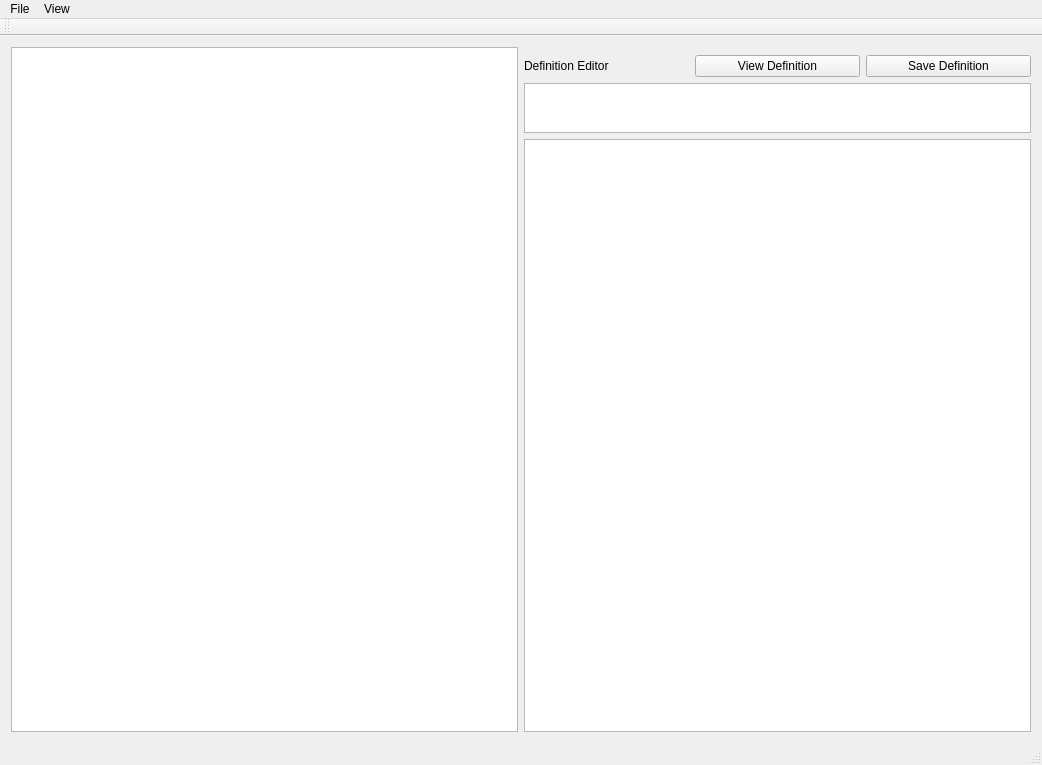
<?xml version="1.0" encoding="UTF-8"?>
<ui version="4.0">
 <class>MainWindow</class>
 <widget class="QMainWindow" name="MainWindow">
  <property name="geometry">
   <rect>
    <x>0</x>
    <y>0</y>
    <width>1042</width>
    <height>765</height>
   </rect>
  </property>
  <property name="windowTitle">
   <string>MainWindow</string>
  </property>
  <widget class="QWidget" name="centralWidget">
   <layout class="QGridLayout" name="gridLayout">
    <item row="0" column="0">
     <layout class="QHBoxLayout" name="horizontalLayout">
      <item>
       <widget class="QTextEdit" name="lessonTextBox"/>
      </item>
      <item>
       <layout class="QVBoxLayout" name="verticalLayout_7">
        <item>
         <layout class="QHBoxLayout" name="horizontalLayout_2">
          <property name="topMargin">
           <number>8</number>
          </property>
          <item>
           <widget class="QLabel" name="editorLabel">
            <property name="text">
             <string>Definition Editor</string>
            </property>
           </widget>
          </item>
          <item>
           <widget class="QPushButton" name="viewDefButton">
            <property name="text">
             <string>View Definition</string>
            </property>
           </widget>
          </item>
          <item>
           <widget class="QPushButton" name="saveDefButton">
            <property name="text">
             <string>Save Definition</string>
            </property>
           </widget>
          </item>
         </layout>
        </item>
        <item>
         <widget class="QTextEdit" name="wordBox">
          <property name="maximumSize">
           <size>
            <width>16777215</width>
            <height>50</height>
           </size>
          </property>
          <property name="readOnly">
           <bool>true</bool>
          </property>
         </widget>
        </item>
        <item>
         <widget class="QTextEdit" name="defnBox"/>
        </item>
       </layout>
      </item>
     </layout>
    </item>
   </layout>
  </widget>
  <widget class="QMenuBar" name="menuBar">
   <property name="geometry">
    <rect>
     <x>0</x>
     <y>0</y>
     <width>1042</width>
     <height>21</height>
    </rect>
   </property>
   <widget class="QMenu" name="menuFile">
    <property name="title">
     <string>File</string>
    </property>
    <addaction name="actionOpen"/>
    <addaction name="actionSave"/>
   </widget>
   <widget class="QMenu" name="menuView">
    <property name="title">
     <string>View</string>
    </property>
    <addaction name="modeSwitch"/>
   </widget>
   <addaction name="menuFile"/>
   <addaction name="menuView"/>
  </widget>
  <widget class="QToolBar" name="mainToolBar">
   <attribute name="toolBarArea">
    <enum>TopToolBarArea</enum>
   </attribute>
   <attribute name="toolBarBreak">
    <bool>false</bool>
   </attribute>
  </widget>
  <widget class="QStatusBar" name="statusBar"/>
  <action name="actionOpen">
   <property name="text">
    <string>Open...</string>
   </property>
  </action>
  <action name="actionSave">
   <property name="text">
    <string>Save...</string>
   </property>
  </action>
  <action name="modeSwitch">
   <property name="checkable">
    <bool>true</bool>
   </property>
   <property name="text">
    <string>Editor Mode</string>
   </property>
  </action>
 </widget>
 <layoutdefault spacing="6" margin="11"/>
 <tabstops>
  <tabstop>lessonTextBox</tabstop>
  <tabstop>defnBox</tabstop>
 </tabstops>
 <resources/>
 <connections/>
</ui>
